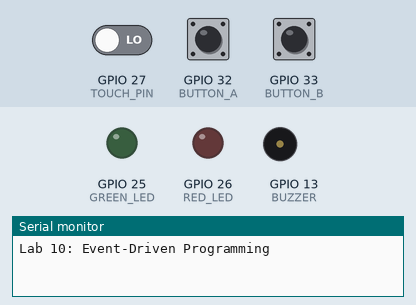
A program run on a simulated ESP32. Parts: output pins drawn as LEDs (lit = HIGH), buzzer (waves = sounding, pin HIGH), the last lines printed to the serial monitor. Inputs (shaded band) come from the test bench; at power-on: GPIO 32 (BUTTON_A) HIGH, GPIO 27 (TOUCH_PIN) LOW, GPIO 33 (BUTTON_B) HIGH.

Above: at 1.7 s.
1.8 s: GPIO 32 (BUTTON_A) pulled LOW for 0.15 s
At 2.8 s:
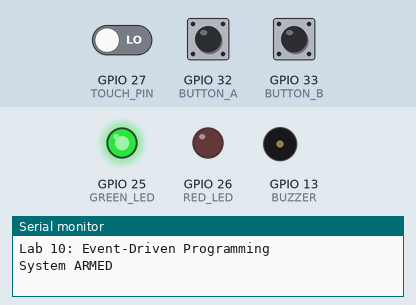
5.0 s: GPIO 32 (BUTTON_A) pulled LOW for 1 s
At 5.3 s:
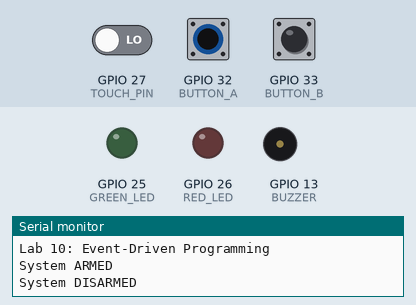
7.5 s: GPIO 32 (BUTTON_A) pulled LOW for 3.2 s
At 8.4 s:
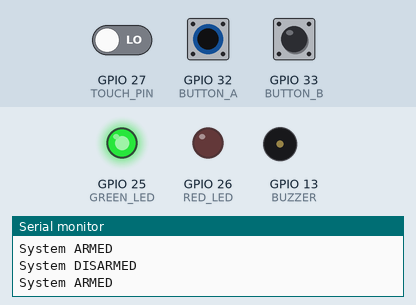
Timing chart, 0 to 10.5 s (numbered marks = the images above; inputs shaded):
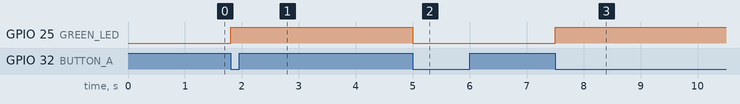

Measured:
- after the input at 1.8 s, GPIO 25 (GREEN_LED): LOW → HIGH at once
- after the input at 5.0 s, GPIO 25 (GREEN_LED): HIGH → LOW at once
- after the input at 7.5 s, GPIO 25 (GREEN_LED): LOW → HIGH at once

The program:

main.cpp
```cpp
// Lab 10 – Event-Driven Programming with Push Buttons and a Touch Sensor
// STARTER FILE – follow the lab procedure and add your code under each comment.
#include <Arduino.h>

// ---------- Pin numbers ----------
#define BUTTON_A   32   // polled button
#define BUTTON_B   33   // interrupt button
#define TOUCH_PIN  27   // touch sensor wire
#define GREEN_LED  25
#define RED_LED    26
#define BUZZER     13

// ---------- Global variables ----------
// The state of button A on the last pass of loop(). It starts released (HIGH).
int lastStateA = HIGH;
int pressCountA = 0;                          // How many presses have been counted.
unsigned long lastChangeA = 0; // The time (in ms) of the last change that was accepted.
// Changes closer together than 50 ms are bounce, so they are ignored.
const unsigned long DEBOUNCE_TIME = 50;
// These two variables are changed inside the ISR, so they need the keyword
// for a shared ISR variable (Common Commands: "Shared ISR Variable").
// buttonBFlag: raised (true) by the ISR when button B is pressed.
volatile bool buttonBFlag = false;
// lastInterruptB: the time of the last accepted press (used to debounce).
volatile unsigned long lastInterruptB = 0;
// pressCountB is only used in loop(), so it needs no keyword.
int pressCountB = 0;
// Your threshold from the calibration table: (not touched + touched) ÷ 2.
const int TOUCH_THRESHOLD = 834;

// A Callback is a variable that holds a function (no inputs, returns nothing).
typedef void (*Callback)();
Callback buttonACallback;   // what button A does
Callback buttonBCallback;   // what button B does
Callback touchCallback;     // what a touch does

// Changed inside touch_ISR(), so they are volatile.
volatile bool touchFlag = false;        // raised by the ISR on a touch
volatile unsigned long lastTouch = 0;   // time of the last accepted touch

// The state of the alarm (only used outside the ISRs).
bool armed = false;                     // true = system armed (green LED on)
bool alarmOn = false;                   // true = red LED and buzzer on
unsigned long alarmStart = 0;           // the time the alarm started
const unsigned long ALARM_TIME = 3000;  // how long the alarm lasts: 3000 ms


// ---------- Event handlers and callbacks ----------
// Event handler for button A – runs once for each real press.
void onButtonAPressed()
{
  pressCountA++;                                // add 1 to the count
  Serial.print("Button A pressed. Count = ");   // print the text...
  Serial.println(pressCountA);                  // ...then the number and a new line
}
// Event handler for button B – called from loop(), never from the ISR,
// so Serial.print() is allowed here.
void onButtonBPressed()
{
  pressCountB++;                                            // add 1 to the count
  Serial.print("Button B pressed (interrupt). Count = ");   // print the text...
  Serial.println(pressCountB);                              // ...then the number
}

// alarmOff() – turns the alarm OFF.
// It is used when the alarm times out, when button B silences it,
// and when the system is disarmed.
void alarmOff()
{
  // 1. Remember that the alarm is no longer on:
  //    set the variable alarmOn to false.
  alarmOn = false;
  // 2. Turn the red LED off.
  //    (Common Commands: "Turn an Output On / Off" – use RED_LED and LOW)
  digitalWrite(RED_LED, LOW);
  // 3. Turn the buzzer off in the same way (use BUZZER and LOW).
  digitalWrite(BUZZER, LOW);

}

// startAlarm() – turns the alarm ON and starts the 3-second timer.
// It is called by onTouchDetected() when the wire is touched while armed.
void startAlarm()
{
  // 1. Remember that the alarm is on: set alarmOn to true.
  alarmOn = true;
  // 2. Start the timer: save the time now in the variable alarmStart.
  //    (Common Commands: "Save the Time Now")
  //    The // Timer code in loop() compares millis() with alarmStart
  //    and turns the alarm off after ALARM_TIME (3000 ms).
  alarmStart = millis();
  // 3. Turn the red LED on (use RED_LED and HIGH).
  digitalWrite(RED_LED, HIGH);
  // 4. Turn the buzzer on (use BUZZER and HIGH).
  digitalWrite(BUZZER, HIGH);
}

// toggleArmed() – the callback for button A.
// Each press switches the system between ARMED and DISARMED.
void toggleArmed()
{
  // 1. Flip the variable armed: true becomes false, false becomes true.
  //    (Common Commands: "Flip a bool")
  armed = !armed;
  // 2. Write an if / else that checks whether armed is true.
  //    If armed is true (the system was just armed):
  //      - turn the green LED on (GREEN_LED, HIGH)
  //      - print  System ARMED  on the Serial Monitor
  //    Else (the system was just disarmed):
  //      - turn the green LED off (GREEN_LED, LOW)
  //      - call alarmOff(), so an alarm that is ringing stops
  //      - print  System DISARMED  on the Serial Monitor
  if (armed == true)
  {
    digitalWrite(GREEN_LED, HIGH);
    Serial.println("System ARMED");
  }
  else
  {
    digitalWrite(GREEN_LED, LOW);
    alarmOff();
    Serial.println("System DISARMED");
  }
}

// silenceAlarm() – the callback for button B.
// It stops the alarm but keeps the system armed.
void silenceAlarm()
{
  // 1. Call alarmOff() to turn the red LED and the buzzer off.
  alarmOff();
  // 2. Print  Alarm silenced  on the Serial Monitor.
  Serial.println("Alarm silenced");
}

// onTouchDetected() – the callback for the touch sensor.
// loop() calls it every time touch_ISR() raises touchFlag.
void onTouchDetected()
{
  // 1. Write an if that checks whether armed is true.
  //    The alarm must only start when the system is armed.
  if (armed == true)
  {
    // 2. Inside the if, call startAlarm() to turn on the red LED and buzzer.
    startAlarm();
    // 3. Print  TOUCH! Alarm ON  on the Serial Monitor.
    Serial.println("TOUCH! Alarm ON");
  }
  // 2. Inside the if:
  //      - print  TOUCH! Alarm ON  on the Serial Monitor
  //      - call startAlarm()
  //    If the system is not armed, the function does nothing.
}


// ---------- Interrupt Service Routines (ISRs) ----------
// ISR for button B – runs the instant the pin falls, even if loop() is busy.
// Blank before the name: the keyword that keeps an ISR in fast memory
// (Common Commands: "ISR Function"). Keep an ISR short: no Serial, no delay().
void IRAM_ATTR buttonB_ISR()
{
  // Ignore presses less than 200 ms apart (debounce inside the ISR).
  if (millis() - lastInterruptB > 200)
  {
    lastInterruptB = millis();   // remember when this press happened
    buttonBFlag = true;        // raise the flag for loop(): true or false?
  }
}

// ISR for the touch wire. The blank is the same keyword as in buttonB_ISR().
// While a finger stays on the wire this ISR keeps running, so only one
// touch per second is accepted.
void IRAM_ATTR touch_ISR()
{
  if (millis() - lastTouch > 1000)
  {
    lastTouch = millis();   // remember when this touch happened
    touchFlag = true;       // raise the flag for loop()
  }
}


void setup()
{
  Serial.begin(115200);
  delay(500);
  Serial.println("Lab 10: Event-Driven Programming");

  // Inputs and outputs
  // Buttons: inputs with the internal pull-up resistor turned on
  // (Common Commands: "Input with Pull-up"). Pressed = LOW, released = HIGH.
  pinMode(BUTTON_A, INPUT_PULLUP);
  pinMode(BUTTON_B, INPUT_PULLUP);

  // LEDs and buzzer: the ESP32 drives them, so they are outputs
  // (Common Commands: "Output").
  pinMode(GREEN_LED, OUTPUT);
  pinMode(RED_LED, OUTPUT);
  pinMode(BUZZER, OUTPUT);

  // Interrupts
  // Run buttonB_ISR() when the pin of button B changes (Common Commands:
  // "Attach an Interrupt").
  // 1st blank: the command that turns a pin number into an interrupt number.
  // 2nd blank: the mode. Button B goes HIGH → LOW when pressed:
  //            RISING, FALLING or CHANGE?
  attachInterrupt(digitalPinToInterrupt(BUTTON_B), buttonB_ISR, FALLING);
  // Under // Interrupts: attach touch_ISR() to the touch pin. It runs when the
  // touch value drops below TOUCH_THRESHOLD (Common Commands: "Touch Interrupt").
  attachInterrupt(digitalPinToInterrupt(TOUCH_PIN), touch_ISR, TOUCH_THRESHOLD);


  // Callbacks
  // Under // Callbacks: choose which function each event calls.
  // No brackets here – you store the function, you do not run it.
  buttonACallback = toggleArmed;     // button A arms and disarms
  buttonBCallback = silenceAlarm;    // button B must silence the alarm
  touchCallback = onTouchDetected;   // a touch starts the alarm (if armed)

}

void loop()
{
  // Button A (polling)
  // Read button A on every pass of loop() – this is polling.
  // Use the command that gives HIGH or LOW (Common Commands: "Read a Pin").
  /*if (digitalRead(BUTTON_A) == LOW)      // LOW = the button is pressed
  {
    Serial.println("Button A is pressed");
  }*/
  // 1. Read button A now (Common Commands: "Read a Pin").
  int stateA = digitalRead(BUTTON_A);

  // 2. Did the state change, AND has more than DEBOUNCE_TIME passed
  //    since the last change? (Common Commands: "Time Since Start")
  if (stateA != lastStateA && millis() - lastChangeA > DEBOUNCE_TIME)
  {
    // 3. Accept the change: save the time now, and remember the new state.
    lastChangeA = millis();
    lastStateA = stateA;

    // 4. Only a change to "pressed" is a press event.
    //    Is a pressed button HIGH or LOW?
    if (stateA == LOW)
    {
      //onButtonAPressed();   // call the event handler
      buttonACallback();    // call the callback instead

    }

  }

  // Button B (interrupt)
  // Flag pattern: did the ISR raise the flag?
  if (buttonBFlag == true)
  {
    buttonBFlag = false;   // lower the flag first, so the press is handled once
    //onButtonBPressed();    // then call the handler
    buttonBCallback();     // call the callback instead
  }


  // Touch sensor (interrupt)
  // Print the touch value twice a second. Use the command that reads the
  // touch sensor (Common Commands: "Read the Touch Sensor").
  /*Serial.println(touchRead(TOUCH_PIN));   // calibration – remove after Step 1
  delay(500);                                // calibration – remove after Step 1
  */
  // Touch sensor (interrupt) – the flag pattern again, like button B.
  if (touchFlag == true)
  {
    touchFlag = false;     // lower the flag
    touchCallback();       // call the touch callback ("Call a Callback")
  }

  // Timer
  // Timer – turn the alarm off when ALARM_TIME has passed since alarmStart.
  // Use the time since start (Common Commands: "Time Passed").
  if (alarmOn == true && millis() - alarmStart >= ALARM_TIME)
  {
    alarmOff();
    Serial.println("Alarm timed out");
  }


}
```
